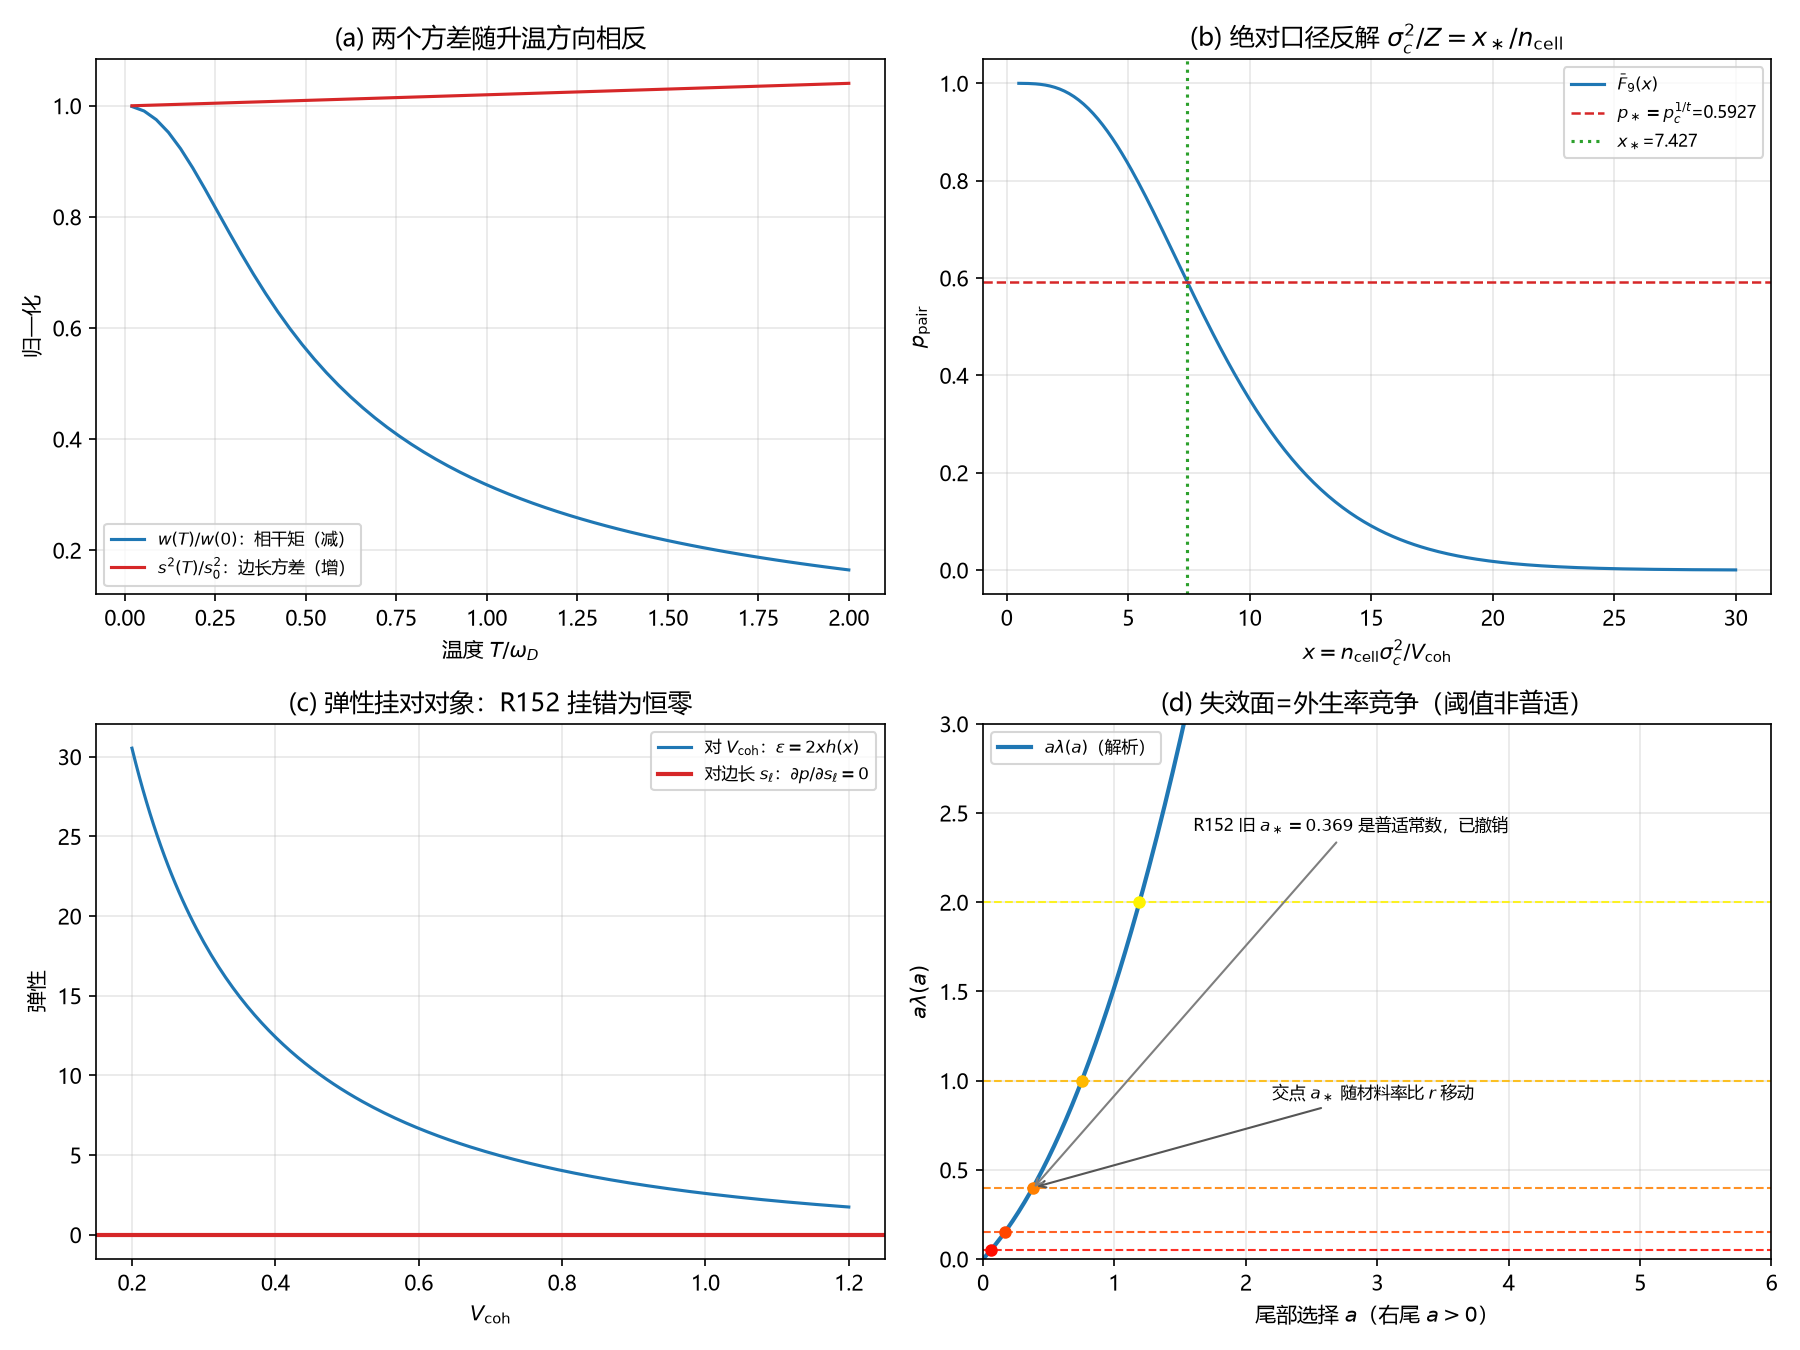

Generate this figure with Python:
# -*- coding: utf-8 -*-
"""
第 145 轮：环 15 sigma_c 口径的链内判定与两个方差的分离（无拟合，恒等式 + 解析函数）

A 段：相对口径 sigma_c^2=rho*V(T) 使 x= n_cell*rho 恒定、p 恒定（相变消灭）。
B 段：绝对口径反解 x*=barF_nu^{-1}(p_c^{1/t})，sigma_c^2=x* Z / n_cell，二分闭合。
C 段：w(T) 严格减（Debye tanh），s^2=Var(ell) 随 mu>0 严格增——方向相反。
D 段：p 对 V_coh 有弹性 eps=2*x*h(x)、p 对边长标准差 s_ell 恒零（对象错配）。
E 段：(R154.5) 二次解 s=2g/[C(g*a*lambda+2mu)] 与自洽代数一致，可解面四象限符号。
"""
import math
import csv
import numpy as np
from scipy.integrate import quad
from scipy.optimize import brentq
from scipy.stats import chi2, norm
import matplotlib
matplotlib.use("Agg")
import matplotlib.pyplot as plt

plt.rcParams["font.sans-serif"] = ["Microsoft YaHei", "SimHei", "DejaVu Sans"]
plt.rcParams["axes.unicode_minus"] = False

OMEGA_D = 1.0
Z = 1.0
NU = 9                      # = n_cell（chi-square 自由度）
P_C = 0.59274602
T_EXP = 1                   # 粗粒化指数 t
P_STAR = P_C ** (1.0 / T_EXP)

records = []
def record(key, value, note):
    records.append((key, value, note))
    print(f"[{key}] {value} — {note}")

# ------------------------------------------------------------------ 公共函数
def w_of(T):
    """环 10 Debye tanh 相干带宽，omega_D=1：w=2*int_0^1 omega*tanh(omega/2T)d omega。"""
    if T <= 1e-8:
        return 1.0
    val, _ = quad(lambda om: om * math.tanh(om / (2.0 * T)), 0.0, OMEGA_D,
                  epsabs=1e-13, epsrel=1e-13)
    return 2.0 * val / (OMEGA_D ** 2)

def hazard(x, nu=NU):
    """卡方危险率 h=f/sf，用对数稳定计算。"""
    return math.exp(chi2.logpdf(x, nu) - chi2.logsf(x, nu))

def mills(a):
    """逆 Mills 比 lambda(a)=phi(a)/sf(a)，对数稳定。"""
    return math.exp(norm.logpdf(a) - norm.logsf(a))

def barF(x, nu=NU):
    return chi2.sf(x, nu)

# ------------------------------------------------------------------ A 段
print("=== A 段：相对口径消灭相变 ===")
rho = 0.2
T_grid = np.linspace(0.02, 2.0, 60)
x_rel = np.array([NU * rho for _ in T_grid])
p_rel = np.array([barF(x, NU) for x in x_rel])
assert x_rel.std() < 1e-14, x_rel.std()
assert p_rel.std() < 1e-14, p_rel.std()
record("A_相对口径x恒定", f"{x_rel[0]:.6f}±{x_rel.std():.2e}", "x=n_cell*rho 与 T 无关")
record("A_相对口径p恒定", f"{p_rel[0]:.6f}±{p_rel.std():.2e}", "dp/dT=0 ⇒ 无唯一 T_* 交点")
# 也核对绝对口径下 p 确实随 T 变（对照）
p_abs = np.array([barF(NU * rho / w_of(float(T)), NU) for T in T_grid])
assert p_abs.max() - p_abs.min() > 0.05, (p_abs.max(), p_abs.min())

# ------------------------------------------------------------------ B 段
print("=== B 段：绝对口径反解 sigma_c ===")
x_star = brentq(lambda x: barF(x, NU) - P_STAR, 1e-6, 200.0, xtol=1e-13)
sigma2_over_Z = x_star / NU
assert abs(barF(x_star, NU) - P_STAR) < 1e-12, abs(barF(x_star, NU) - P_STAR)
# 把反解值代回：p(T_*)=p* 给 w(T_*)=x*/x(T_*)... 用交点 w*=NU*sigma_c^2/x*=... 恒等
w_star = NU * sigma2_over_Z / x_star
assert abs(w_star - 1.0) < 1e-12, w_star
record("B_反解x星", f"{x_star:.9f}", f"barF_{NU}(x*)=p*={P_STAR:.6f}")
record("B_sigma平方比Z", f"{sigma2_over_Z:.9f}", "sigma_c^2/Z=x*/n_cell；Z 外生")
# 不同 n_cell 下 sigma_c^2/Z（展示 n_cell 仍是外生自由度）
sig_grid = []
for n in [4, 8, 9, 16, 25]:
    xs = brentq(lambda x: chi2.sf(x, n) - P_STAR, 1e-6, 300.0, xtol=1e-13)
    sig_grid.append((n, xs / n))
assert all(sig_grid[i][1] < sig_grid[i + 1][1] for i in range(len(sig_grid) - 1)), sig_grid
record("B_不同n单调", f"{sig_grid[0][1]:.4f}→{sig_grid[-1][1]:.4f}", "n_cell 增时 x*/n→1（chi2 中位数≈n-2/3）")

# ------------------------------------------------------------------ C 段
print("=== C 段：两个方差的升温方向相反 ===")
w_grid = np.array([w_of(float(T)) for T in T_grid])
assert np.all(np.diff(w_grid) < 0), "w(T) 必须严格减"
# s^2 仿射支：dot s^2 / s^2 = 2 mu，mu>0 ⇒ s^2=s0^2 exp(2 mu (T-T0))
mu = 0.01     # 示意膨胀率（每单位 Tdot），用于图(a)展示方向；E 段另扫材料率比
s2_grid = np.exp(2.0 * mu * (T_grid - T_grid[0])) * 1.0
assert np.all(np.diff(s2_grid) > 0), "s^2 必须严格增"
record("C_w严格减", f"{w_grid[0]:.5f}→{w_grid[-1]:.5f}", "Debye tanh：升温破坏相干")
record("C_s2严格增", f"{s2_grid[0]:.5f}→{s2_grid[-1]:.5f}", "Gruneisen：升温膨胀")
record("C_方向相反", "dw/dT<0, ds2/dT>0", "V_coh 与 Var(ell) 不是同一对象")

# ------------------------------------------------------------------ D 段
print("=== D 段：弹性挂对对象 ===")
V0 = Z * w_of(0.5)
x0 = NU * sigma2_over_Z / V0
p0 = barF(x0, NU)
# p 对 V_coh 的弹性（对 sqrt(V_coh)）：eps = 2*x*h(x)
eps_formula = 2.0 * x0 * hazard(x0, NU)
h = 1e-6
p_plus = barF(NU * sigma2_over_Z / (V0 + h), NU)
p_minus = barF(NU * sigma2_over_Z / (V0 - h), NU)
# 对 sqrt(V) 的弹性：d ln p / d ln sqrt(V) = 2 * d ln p / d ln V
dlnp_dlnV = (math.log(p_plus) - math.log(p_minus)) / (math.log(V0 + h) - math.log(V0 - h))
eps_numeric = 2.0 * dlnp_dlnV
assert abs(eps_numeric - eps_formula) / eps_formula < 1e-5, (eps_numeric, eps_formula)
assert eps_formula > 0, eps_formula
# p 对边长标准差 s_ell 恒零：p 的公式只含 V_coh，不含 s_ell
def p_of(Vcoh, s_ell):
    return barF(NU * sigma2_over_Z / Vcoh, NU)
s_ell = 0.3
dp_ds = (p_of(V0, s_ell + h) - p_of(V0, s_ell - h)) / (2 * h)
assert abs(dp_ds) < 1e-15, dp_ds
record("D_对Vcoh弹性", f"{eps_formula:.6f}", "eps=2*x*h(x)，数值链式残差<1e-5")
record("D_对边长s恒零", f"{dp_ds:.3e}", "R152 的 p_s=eps*p/s 挂错对象，链内恒零")

# ------------------------------------------------------------------ E 段
print("=== E 段：可解面从自洽反馈降为外生率竞争 ===")
a_grid = np.linspace(1e-4, 6.0, 400)
alam = np.array([a * mills(float(a)) for a in a_grid])
# 低温交点处的 eps 与 |d ln w/dT|
eps_star = 2.0 * x_star * hazard(x_star, NU)
T_s = 0.5
# d ln w/dT 数值
dw = (math.log(w_of(T_s + 1e-5)) - math.log(w_of(T_s - 1e-5))) / 2e-5
g_over_Tdot = eps_star * dw         # g/Ṫ = eps * d ln w/dT，升温为负
mu_over_Tdot = mu                   # mu/Ṫ（mu=0.01 已是每单位 Tdot 的率）
assert g_over_Tdot < 0, g_over_Tdot
# 失效面：|g|*a*lambda = 2mu ⇒ a*lambda = r ≡ 2mu/|g|（材料率比，非普适常数）
# 扫描若干材料率比 r，反解对应 a*，展示阈值随 r 移动
r_grid = [0.05, 0.15, 0.4, 1.0, 2.0]
a_star_of_r = []
for r in r_grid:
    ast = brentq(lambda a: a * mills(float(a)) - r, 1e-6, 12.0, xtol=1e-12)
    a_star_of_r.append(ast)
assert all(a_star_of_r[i] < a_star_of_r[i + 1] for i in range(len(a_star_of_r) - 1))
# 当前示意 mu 对应的率比与 a*
r_now = 2.0 * mu / abs(g_over_Tdot)
a_crit = brentq(lambda a: a * mills(float(a)) - r_now, 1e-6, 12.0, xtol=1e-12)
# 核对二次解：取 a=0.5（升温配支、可解侧），直接联立与解析解一致
a_test = 0.5
C_coef = 0.1
g = g_over_Tdot * 1.0              # 取 Ṫ=1
mu_rate = mu
s_sol = 2.0 * g / (C_coef * (g * a_test * mills(a_test) + 2 * mu_rate))
resid_self = g * (2 * s_sol - C_coef * (a_test * mills(a_test)) * s_sol ** 2) - C_coef * 2 * mu_rate * s_sol ** 2
assert abs(resid_self) < 1e-10, resid_self
# R152 旧判据 a_*=0.3686 对照：旧判据是普适常数，新判据随 r 移动
a_old = 0.3686
assert abs(r_now - a_old * mills(a_old)) > 1e-3, (r_now, a_old * mills(a_old))
record("E_率比r", f"{r_now:.6f}", "r=2mu/|g| 由材料外生率定，非普适")
record("E_临界a随r", " ".join(f"{r:.2f}→{a:.3f}" for r, a in zip(r_grid, a_star_of_r)),
       "a* 随材料率比移动；R152 旧值 0.3686（普适）撤销")
record("E_二次解残差", f"{abs(resid_self):.3e}", "自洽代数与解析解一致")
record("E_四象限", "升温×右尾:竞争; 升温×左尾:同号; 降温×右尾:同号; 降温×左尾:竞争", "尾部符号依赖 sgn(Tdot)*sgn(a)")

# ------------------------------------------------------------------ 图
fig, axs = plt.subplots(2, 2, figsize=(12, 9))

ax = axs[0, 0]
ax.plot(T_grid, w_grid, color="#1f77b4", label=r"$w(T)/w(0)$：相干矩（减）")
ax.plot(T_grid, s2_grid, color="#d62728", label=r"$s^2(T)/s^2_0$：边长方差（增）")
ax.set_xlabel(r"温度 $T/\omega_D$"); ax.set_ylabel("归一化")
ax.set_title("(a) 两个方差随升温方向相反")
ax.legend(fontsize=8); ax.grid(alpha=.3)

ax = axs[0, 1]
xs = np.linspace(0.5, 30, 300)
ax.plot(xs, chi2.sf(xs, NU), color="#1f77b4", label=rf"$\bar F_{{ {NU} }}(x)$")
ax.axhline(P_STAR, color="#d62728", ls="--", lw=1.2, label=rf"$p_\ast=p_c^{{1/t}}$={P_STAR:.4f}")
ax.axvline(x_star, color="#2ca02c", ls=":", lw=1.5, label=rf"$x_\ast$={x_star:.3f}")
ax.set_xlabel(r"$x=n_{\rm cell}\sigma_c^2/V_{\rm coh}$"); ax.set_ylabel(r"$p_{\rm pair}$")
ax.set_title(r"(b) 绝对口径反解 $\sigma_c^2/Z=x_\ast/n_{\rm cell}$")
ax.legend(fontsize=8); ax.grid(alpha=.3)

ax = axs[1, 0]
Vs = np.linspace(0.2, 1.2, 200)
eps_curve = np.array([2.0 * (NU * sigma2_over_Z / V) * hazard(NU * sigma2_over_Z / V, NU) for V in Vs])
ax.plot(Vs, eps_curve, color="#1f77b4", label=r"对 $V_{\rm coh}$：$\epsilon=2xh(x)$")
ax.axhline(0.0, color="#d62728", lw=2, label=r"对边长 $s_\ell$：$\partial p/\partial s_\ell=0$")
ax.set_xlabel(r"$V_{\rm coh}$"); ax.set_ylabel("弹性")
ax.set_title("(c) 弹性挂对对象：R152 挂错为恒零")
ax.legend(fontsize=8); ax.grid(alpha=.3)

ax = axs[1, 1]
ax.plot(a_grid, alam, color="#1f77b4", lw=2, label=r"$a\lambda(a)$（解析）")
colors = plt.cm.autumn(np.linspace(0.05, 0.95, len(r_grid)))
for r, ast, c in zip(r_grid, a_star_of_r, colors):
    ax.axhline(r, color=c, ls="--", lw=1, alpha=.85)
    ax.plot(ast, r, "o", color=c, ms=5)
ax.annotate(r"交点 $a_\ast$ 随材料率比 $r$ 移动", xy=(a_star_of_r[2], r_grid[2]),
            xytext=(2.2, 0.9), fontsize=8, arrowprops=dict(arrowstyle="->", color="#555555"))
ax.annotate(r"R152 旧 $a_\ast=0.369$ 是普适常数，已撤销", xy=(0.3686, 0.3686 * mills(0.3686)),
            xytext=(1.6, 2.4), fontsize=8, arrowprops=dict(arrowstyle="->", color="#7f7f7f"))
ax.set_xlabel(r"尾部选择 $a$（右尾 $a>0$）"); ax.set_ylabel(r"$a\lambda(a)$")
ax.set_xlim(0, 6); ax.set_ylim(0, 3)
ax.set_title("(d) 失效面=外生率竞争（阈值非普适）")
ax.legend(fontsize=8, loc="upper left"); ax.grid(alpha=.3)

fig.tight_layout()
fig.savefig("环15_sigma_c口径与两个方差.png", dpi=150)
plt.close(fig)

with open("环15_sigma_c口径与两个方差_摘要.csv", "w", encoding="utf-8-sig", newline="") as f:
    w = csv.writer(f)
    w.writerow(["核查项", "数值", "说明"])
    for r in records:
        w.writerow(r)

print("DONE: 图与摘要已写出")
